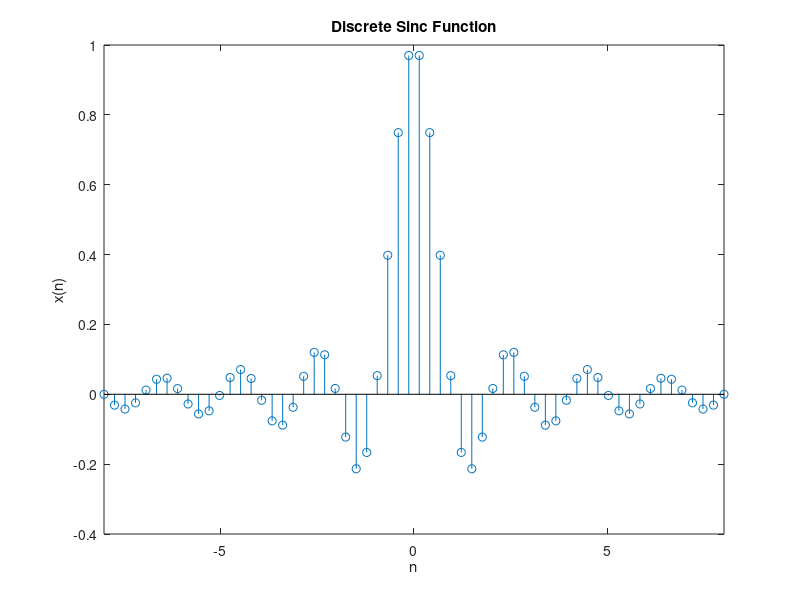

The MATLAB script that drew this image:
function discSinc()
x=linspace(-8,8,60);
y=sinc(x);
stem(x,y)
xlim([-8,8]);
xlabel('n');
ylabel('x(n)');
title('Discrete Sinc Function');
end